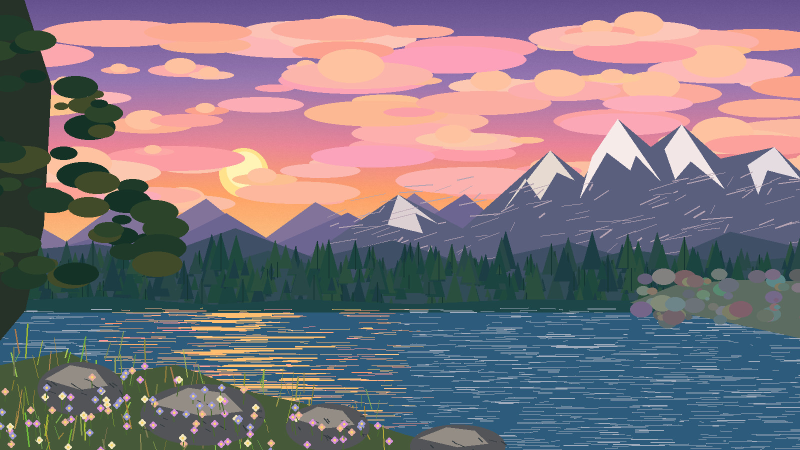
#> input picture benchmarks/artwork/reference/sunset_alpine_lake.jpg, 1600 x 900 px (shown at 1/2 size); its folder holds only this picture in this run
$ python -i lineart_library_v18.py   (imports and definitions only)
#> lines starting #> are read from the running program, lines starting #| are printed output that depends on the picture
"""R18 local-only, consent-gated line-art catalog and HTML image discovery.

No network, browser automation, model calls, training, clipboard access, or
Krita native execution. Static image measurements are weak visual descriptors,
never recovered physical pen pressure or original stroke chronology.
"""
import hashlib
import ipaddress
import math
import re
from collections import defaultdict
from html.parser import HTMLParser
from pathlib import Path
from urllib.parse import urlsplit, urlunsplit

from .protocol import TaskError

REQUEST_SCHEMA = "krita-agent-lineart-request/1"
INDEX_SCHEMA = "krita-agent-lineart-index/1"
ARTICLE_SCHEMA = "krita-agent-article-images/1"
RIGHTS = frozenset(("owned","public_domain","licensed","explicit_permission"))
KINDS = frozenset(("lineart","sketch","colored","color_pair","photo","unknown"))
PURPOSES = frozenset(("local","external_upload","training","publish"))
EXTS = frozenset((".png",".jpg",".jpeg",".webp"))
MAX_ASSETS = 100
MAX_FILE = 8*1024*1024
MAX_PIXELS = 16_000_000
ID = re.compile(r"[a-z][a-z0-9_-]{0,31}\Z")
TAG = re.compile(r"[a-z][a-z0-9_-]{0,39}\Z")


# [96 lines left out: functions _exact_map, _text, _validate_rights, validate_manifest, _safe_local_image, not called in this run]


def _descriptor(path):
    try:
        from PIL import Image,ImageOps,UnidentifiedImageError
    except ImportError as exc:
        raise TaskError("Pillow is required for bounded local lineart inspection") from exc
    try:
        with Image.open(path) as im:
#> im is the input picture: PIL image 1600x900 RGB; mean R, G, B 128.1, 117.2, 125.4
            if im.width*im.height>MAX_PIXELS or min(im.size)<8:
                raise TaskError("Lineart dimensions exceed safe 16MP bounds")
            if im.format not in ("PNG","JPEG","WEBP"):
                raise TaskError("Unexpected lineart image format")
            image=ImageOps.exif_transpose(im).convert("L")
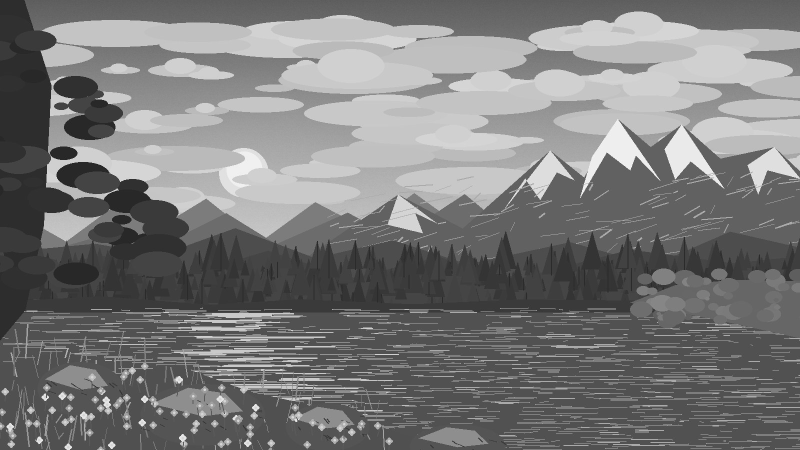
#> image: PIL image 1600x900 L (shown at 1/2 size); min 18, max 253, mean 121.4
            image.thumbnail((256,256))
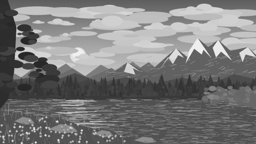
#> image: PIL image 256x144 L; min 29, max 246, mean 121.3
            width,height=im.size
#> width = 1600; height = 900
        values=list(image.getdata())
#> values = 36864 items
        n=len(values)
#> n = 36864
        ink=sum(v<128 for v in values)
#> ink = 23398
        paper=sum(v>=224 for v in values)
#> paper = 351
        # Directional edge proxy; does not recover stroke order, pressure or
        # accurate vector paths. Use bounded 128x128 image for CPU cost.
        smaller=image.resize((128,128))
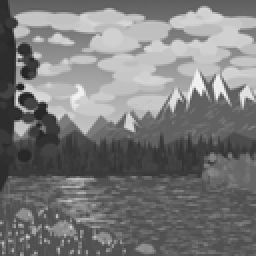
#> smaller: PIL image 128x128 L (shown 2 times larger); min 25, max 247, mean 121.3
        q=list(smaller.getdata())
#> q = 16384 values, max 247 at index 5605, min 25 at index 5515, mean 121.3
        gx=gy=0
        for y in range(127):
            for x in range(127):
                i=y*128+x
                gx+=abs(q[i+1]-q[i])
                gy+=abs(q[i+128]-q[i])
#> after the loop, gx = 128709; gy = 164740
        dh=image.resize((9,8))
        dhp=list(dh.getdata())
#> dhp = 72 values, max 197 at index 16, min 60 at index 37, mean 122.5
        d_hash=0
        for y in range(8):
            for x in range(8):
                d_hash=(d_hash<<1)|(1 if dhp[y*9+x]>dhp[y*9+x+1] else 0)
#> after the loop, d_hash = 6416835753093903165
        return {
            "width":width,"height":height,
            "ink_ratio":round(ink/n,5),
            "paper_ratio":round(paper/n,5),
            "edge_horizontal":round(gx/(127*127*255),5),
            "edge_vertical":round(gy/(127*127*255),5),
            "dhash_64":"%016x"%d_hash,
            "classifier":"numeric_pixel_proxy_only",
            "physical_stroke_trajectory_observed":False,
            "stylus_pressure_observed":False,
        }
    except (OSError,ValueError,Image.DecompressionBombError) as exc:
        raise TaskError("Unreadable or unsafe local lineart image") from exc


# [101 lines left out: functions analyze_library, retrieve, _secure_http_url, not called in this run]


class _ArticleParser(HTMLParser):
    def __init__(self):
        super().__init__(convert_charrefs=True)
        self.images=[];self.title="";self.in_title=False
    # [33 lines left out: function handle_starttag, not called in this run]
    def handle_endtag(self,tag):
        if tag=="title":self.in_title=False
    def handle_data(self,data):
        if self.in_title and len(self.title)<180:
            self.title+=data[:180-len(self.title)]


# [18 lines left out: function discover_article_images, not called in this run]

>>> result = _descriptor('../../benchmarks/artwork/reference/sunset_alpine_lake.jpg')
#> result = 10 items
